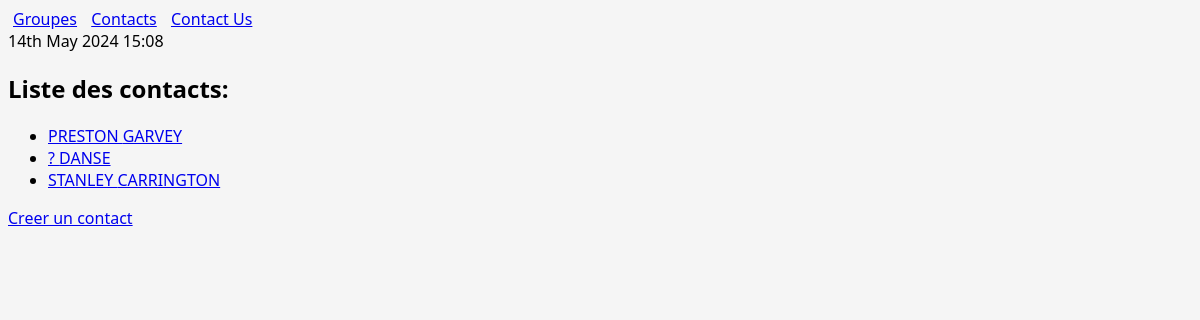
/contacts/, run on the app's committed database.
### listings/models.py (models this page shows)
class Contact(models.Model):
    firstname = models.fields.Field(max_length=50)
    lastname = models.fields.CharField(max_length=50)
    band = models.ForeignKey(Band, null=True, on_delete=models.SET_NULL)
    localisation = models.fields.CharField(max_length=100)

### listings/views.py (the view)
# urls.py: path('contacts/', views.contact_list, name='contact_list'),
def contact_list(request):
    contacts = Contact.objects.all()
    return render(request, 'listings/contact_list.html',
                  {'contacts': contacts})

### listings/templates/listings/contact_list.html
{% extends 'listings/base.html' %}
{% block content %}
{% now "jS F Y H:i" %}
<h2>Liste des contacts: </h2>
<ul>
    {% for contact in contacts %}
    <li><a href="{% url 'contact_detail' contact.id %}">{{ contact.firstname | upper }} {{ contact.lastname | upper }}</a></li>
    {% endfor %}
</ul>
<a href="{% url 'contact_create' %}">Creer un contact</a>
{% endblock %}

### listings/static/listings/styles.css (style rules this page uses)
body { font-family: "Segoe UI", system-ui, sans-serif; background: whitesmoke; }

### data on the page
Contact: firstname "PRESTON", lastname "GARVEY"
Contact: firstname "?", lastname "DANSE"
Contact: firstname "STANLEY", lastname "CARRINGTON"
